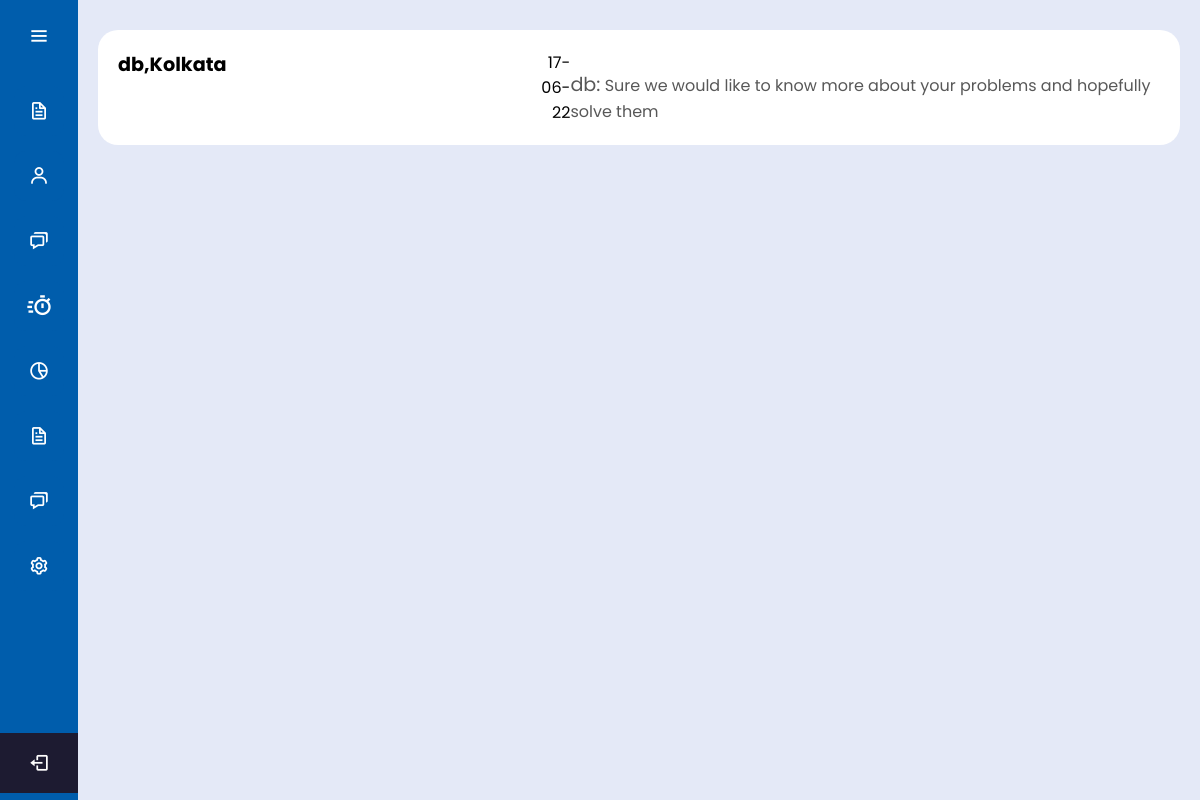
Screenshot of /Project1/feedlist.php (signed in) with the database file from the repository.
### tables this page shows
CREATE TABLE `reg_tb` (
  `id` int(10) NOT NULL,
  `name` varchar(100) DEFAULT NULL,
  `type` varchar(100) DEFAULT NULL,
  `password` varchar(1000) DEFAULT NULL,
  `email` varchar(1000) DEFAULT NULL,
  `phnum` bigint(11) DEFAULT NULL,
  `district` varchar(1000) NOT NULL,
  `certificate_id` varchar(1000) NOT NULL,
  `astatus` varchar(100) NOT NULL,
  `status` varchar(100) NOT NULL
);

CREATE TABLE `feedback` (
  `Slno` int(10) NOT NULL,
  `ID` int(10) NOT NULL,
  `SenderID` int(20) NOT NULL,
  `Sendername` varchar(30) NOT NULL,
  `District` varchar(30) NOT NULL,
  `Message` varchar(500) NOT NULL,
  `Type` varchar(20) NOT NULL,
  `Date` date NOT NULL,
  `Time` varchar(10) NOT NULL,
  `Reply` varchar(3) NOT NULL
);

### Project1/feedlist.php (the view, shortened to what this page needs)
<?php
	require('config.php');
	$logid=$_SESSION["id"];
    $sql = "SELECT * from reg_tb WHERE id='".$logid."'";
    $result = mysqli_query($conn,$sql);
    if(mysqli_num_rows($result)>0)
    {
        $row=mysqli_fetch_assoc($result);
        $name=$row['name'];
        $type=$row['type'];
		$currDistrict=$row['district'];
    }
	$authType = $type;
	function dateFormat($date)
	{
		$ddmmyy = $date[8].$date[9].$date[7].$date[5].$date[6].$date[4].$date[2].$date[3];
		return $ddmmyy;
	}
	$resultform = "";
		$district = $currDistrict;
		if($authType == 'Level-3 Officer'){
			$query = " SELECT DISTINCT `ID` FROM `feedback` ORDER BY `Slno` DESC";
		}
		else{
			$query = " SELECT DISTINCT `ID` FROM `feedback` WHERE `District` = '$district' ORDER BY `Slno` DESC";
		}
		$result = mysqli_query($conn,$query);
		$posts = mysqli_fetch_all($result,MYSQLI_ASSOC);
		foreach ($posts as $post)
		{
			$idquery = " SELECT * FROM `feedback` WHERE `ID`= ".$post['ID']." ORDER BY `Slno` DESC";
			$idresult = mysqli_query($conn,$idquery);
			$idposts = mysqli_fetch_all($idresult,MYSQLI_ASSOC);
			$namequery = " SELECT * FROM `reg_tb` WHERE `id`= ".$post['ID'];
			$nameresult = mysqli_query($conn,$namequery);
			$nameposts = mysqli_fetch_all($nameresult,MYSQLI_ASSOC);
			$idpost = $idposts[count($idposts)-1];
			$resultform.=
				"<a href='feedback.php?ID=".$idpost["ID"]. "'>
				<div class='bg'>
					<div class='details'><strong>" .$nameposts[0]["name"]. "," .$nameposts[0]["district"]. "</strong></div>
					<div class='date'>" .dateFormat($idposts[0]["Date"])."</div>
					<div class='msg'><span>" .$idposts[0]["Sendername"].":</span> " .$idposts[0]["Message"]."</div>
				</div>
				</a>
				";
		}
?>
<!DOCTYPE html>
<html lang="en" dir="ltr">
  <head>
    <link rel="stylesheet" href="css/style4.css">
	<link rel="stylesheet" href="css/feedlist.css">
    <link href='https://unpkg.com/boxicons@2.0.7/css/boxicons.min.css' rel='stylesheet'>
   </head>
<body>
<?php if($authType == "Hatchery Owner"){?>
  <div class="sidebar">
    <div class="logo-details">
    <img src="images/logo.jpg" style="height: 40px;width: 50px; padding-right: 10px;" class="photo">
        <div class="logo_name">Department Of Fisheries</div>
        <i class='bx bx-menu' id="btn" ></i>
    </div>
    <ul class="nav-list">
      <li>
	  <a href="accApply.php">
	  <i class='bx bx-file-blank' ></i>
          <span class="links_name">Fresh Accreditation</span>
        </a>
         <span class="tooltip">Application for Fresh Accreditation</span>
      </li>
      <li>
	  <a href="accRenew.php">
	   <i class='bx bx-reset' ></i>
         <span class="links_name">Application Renewal</span>
       </a>
       <span class="tooltip">Application for Renewal</span>
     </li>
     <li>
       <a href="details.php">
	   <i class='bx bx-info-square'></i>
         <span class="links_name">Application Information </span>
       </a>
       <span class="tooltip">Application Information </span>
     </li>
     <li>
       <a href="appStatus.php">
	   <i class='bx bx-check-square' ></i>
         <span class="links_name">Application Status</span>
       </a>
       <span class="tooltip">Application Status</span>
     </li>
     <li>
       <a href="#">
	   <i class='bx bx-certification' ></i>
         <span class="links_name">Accreditation Certificate</span>
       </a>
       <span class="tooltip">Accreditation Certificate</span>
     </li>
     <li>
       <a href="#">
	   <i class='bx bx-chat' ></i>
         <span class="links_name">FeedBack</span>
       </a>
       <span class="tooltip">FeedBack</span>
     </li>
     <!-- <li>
       <a href="#">
         <i class='bx bx-heart' ></i>
         <span class="links_name">Saved</span>
       </a>
       <span class="tooltip">Saved</span>
     </li>-->
     <li>
       <a href="#">
         <i class='bx bx-cog' ></i>
         <span class="links_name">Setting</span>
       </a>
       <span class="tooltip">Setting</span>
     </li>
     <li class="profile">
         <div class="profile-details">
           <div class="name_job">
             <div class="name"><?php echo $name;?></div>
             <div class="job"><?php echo $type;?></div>
           </div>
           <a href="sesdestroy.php"><i class='bx bx-log-out' id="log_out" ></i></a>
         </div>
     </li>
    </ul>
  </div>
  <?php }else {?>
	<div class="sidebar">
    <div class="logo-details">
        <i class='bx bx-menu' id="btn" ></i>
    </div>
    <ul class="nav-list">
    <li>
	<?php if($authType == "Level-2 Officer"){?>
       <a href="lvl2verify.php">
         <i class='bx bx-file' ></i>
       </a>
     </li>
      <li>
       <a href="level_2_authorizeemployee.php">
         <i class='bx bx-user' ></i>
       </a>
     </li>
	<?php }?>
     <li>
       <a href="#">
         <i class='bx bx-chat' ></i>
       </a>
     </li>
     <li>
       <a href="renewList.php">
         <i class='bx bx-timer' style="font-size:28px" ></i>
       </a>
     </li>
     <li>
       <a href="Search.php">
         <i class='bx bx-pie-chart-alt-2' ></i>
       </a>
     </li>
     <li>
       <a href="level_3_upload_notice.php">
         <i class='bx bx-file' ></i>
       </a>
     </li>
     <li>
       <a href="#">
         <i class='bx bx-chat' ></i>
       </a>
     </li>
      <?php if($authType == "Level-2 Officer"){?>
        <li>
       <a href="level_2_service_dashboard.php">
         <i class='bx bx-cog' ></i>
       </a>
     </li>
	<?php }?>
     <li class="profile">
         <div class="profile-details">
           <div class="name_job">
             <div class="name"><?php echo $name;?></div>
             <div class="job"><?php echo $type;?></div>
           </div>
           <a href="sesdestroy.php"><i class='bx bx-log-out' id="log_out" ></i></a>
         </div>
     </li>
    </ul>
  </div>
  <?php } ?>
  <section class="home-section">
	<div class="inform">
	<form method="POST" action="Search.php">
		<?php
			echo $resultform;
		?>
	</form>
</div>
</section>
</body>
</html>
</html>

### Project1/css/style4.css (style rules this page uses)
* { margin: 0; padding: 0; box-sizing: border-box; font-family: "Poppins" , sans-serif; }
.sidebar { position: fixed; left: 0; top: 0; height: 100%; width: 78px; background: #005dac; padding: 6px 14px; z-index: 99; transition: all 0.5s ease; }
.sidebar .logo-details { height: 60px; display: flex; align-items: center; position: relative; }
.sidebar .logo-details #btn { position: absolute; top: 50%; right: 0; transform: translateY(-50%); font-size: 22px; transition: all 0.4s ease; font-size: 23px; text-align: center; cursor: pointer; transition: all 0.5s ease; }
.sidebar i { color: #fff; height: 60px; min-width: 50px; font-size: 35px; text-align: center; line-height: 60px; }
.sidebar .nav-list { margin-top: 20px; height: 100%; }
.sidebar li { position: relative; margin: 15px 0; list-style: none; }
.sidebar li a { display: flex; height: 100%; width: 100%; border-radius: 12px; align-items: center; text-decoration: none; transition: all 0.4s ease; background: #005dac; }
.sidebar li i { height: 50px; line-height: 50px; font-size: 21px; border-radius: 12px; }
.sidebar li.profile { position: fixed; height: 60px; width: 78px; left: 0; bottom: -8px; padding: 10px 14px; background: #00277c; transition: all 0.5s ease; overflow: hidden; }
.sidebar li .profile-details { display: flex; align-items: center; flex-wrap: nowrap; }
.sidebar li.profile .name, .sidebar li.profile .job { font-size: 15px; font-weight: 400; color: #fff; white-space: nowrap; }
.sidebar li.profile .job { font-size: 12px; }
.sidebar .profile #log_out { position: absolute; top: 50%; right: 0; transform: translateY(-50%); background: #1d1b31; width: 100%; height: 60px; line-height: 60px; border-radius: 0px; transition: all 0.5s ease; }
.home-section { position: relative; background: #E4E9F7; min-height: 100vh; top: 0; left: 78px; width: calc(100% - 78px); transition: all 0.5s ease; z-index: 2; padding-top: 20px; }

### Project1/css/feedlist.css (style rules this page uses)
html { background-image: radial-gradient( darkgrey -50%, black); background-size: cover; }
body { margin: 0; min-height: 100vh; }
.date { top: 0px; right: 20px; }
a { text-decoration: none; color: black; display: inherit; }
.details { margin: auto; margin-top: 20px; }
a { text-decoration: none; color:black; }
.inform { text-align: center; display: block; }
.bg { background: white; display: flex; margin: 10px; margin-left: 20px; margin-right: 20px; flex-direction: row; justify-content: space-between; align-items: flex-start; border-radius: 20px; padding: 20px; flex-wrap: wrap; transition: all .2s ease-in-out; }
.bg .date { display: block; text-align: right; }
.bg .msg { width: 100%; text-align: left; margin-top: 20px; color: #585858; }
.bg .msg span { font-size: larger; }
.bg .details { width: 70%; text-align: left; margin: 0px; font-size: larger; }
@media screen and (max-device-width: 1000px) { .bg { flex-wrap: nowrap; justify-content: space-around; } }

### rows the page displays
reg_tb: name "db", district "Kolkata"
feedback: Date "17-06-22", Sendername "db", Message "Sure we would like to know more about your problems and hopefully solve them"
